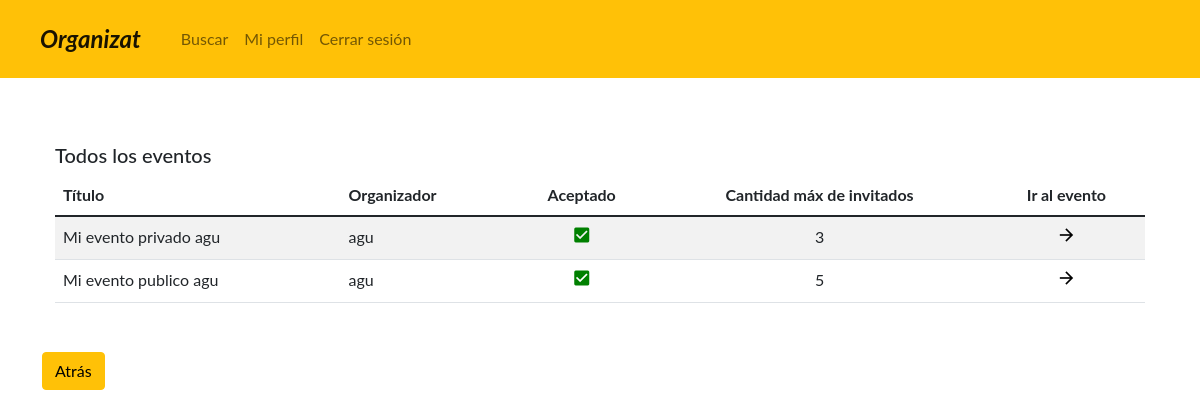
/profile/events/ (signed in), run on an earlier commit of the app's database.
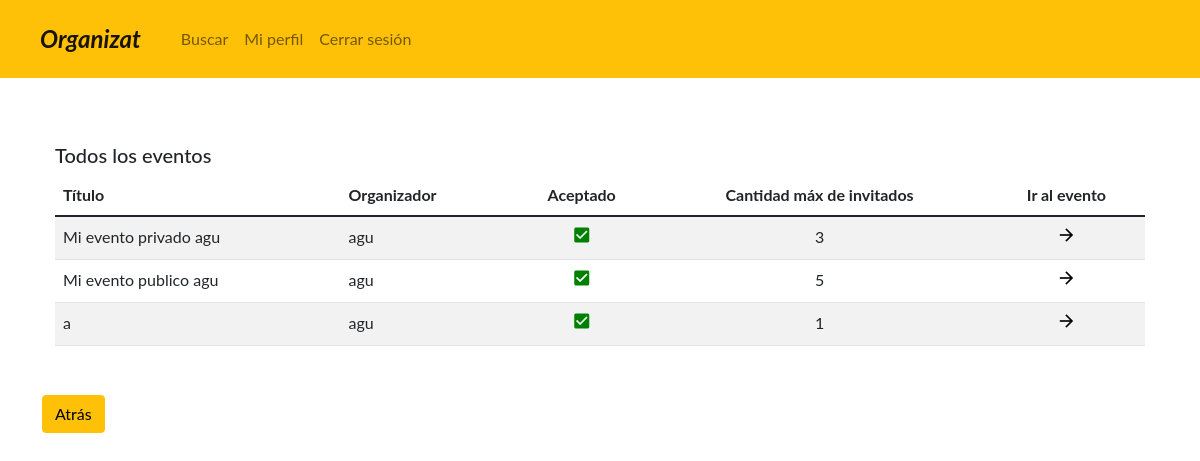
And on a later commit of the database.
### administrador/models.py (models this page shows, shortened)
class Invitation(models.Model):
    user = models.ForeignKey(User, on_delete=models.CASCADE, verbose_name="Integrate")
    event = models.ForeignKey(Event, on_delete=models.CASCADE, verbose_name="Evento")
    accepted_event = models.BooleanField(default=False, verbose_name="Aceptado")
    class Meta:
        verbose_name = 'Invitacion'
        verbose_name_plural = 'Invitaciones'

class Event(models.Model):
    name = models.CharField(max_length=40, blank=True, null=False, verbose_name='Nombre')
    owner = models.ForeignKey(User, on_delete=models.CASCADE, verbose_name="Organizador")
    description = models.TextField(max_length=255, blank=True, null=False, verbose_name='Descripcion')
    date_event_start = models.DateTimeField(default=datetime.today(), verbose_name='Fecha de alta del evento')
    date_event_end = models.DateTimeField(default=datetime.today(), verbose_name='Fecha de baja del evento')
    location = models.CharField(max_length=255, blank=True, null=False, verbose_name='Ubicación')
    event_link = models.URLField(max_length=200, verbose_name='Link')
    state = models.CharField(max_length=10, choices=STATES_EVENTO, verbose_name='Estado', null=True)
    max_guests = models.IntegerField(verbose_name='Capacidad máxima de invitados')
    visibility = models.CharField(max_length=14, choices=VISIBILITIES, verbose_name='Visibilidad')
    class Meta:
        verbose_name = 'Evento'
        verbose_name_plural = 'Eventos'

### administrador/views.py (the view)
def event_listing(request):
    event_list = Invitation.objects.filter(user_id=request.user.id)
    paginator = Paginator(event_list, 1)
    page_number = request.GET.get('page')
    page_obj = paginator.get_page(page_number)
    return render(request, 'invitations-by-profile.html', {'page_obj': page_obj,
                                                            'invitations': paginator.object_list})

### templates/invitations-by-profile.html
{% extends 'base.html' %}
{% block content %}
<div class="container py-3 my-3">
    <div class="container border border-white py-3 my-3">
            <p class="h5">Todos los eventos</p>
            <div class="table-responsive table-wrapper-scroll-y my-custom-scrollbar">
                <table class="table table-striped table-hover">
                    {% if invitations %}
                    <thead>
                    <tr>
                        <th>Título</th>
                        <th>Organizador</th>
                        <th class="text-center">Aceptado</th>
                        <th class="text-center">Cantidad máx de invitados</th>
                        <th class="text-center">Ir al evento</th>
                    </tr>
                    </thead>
                    <tbody>
                    {% for invitation in invitations %}
                        <tr>
                            <td>{{invitation.event.name}}</td>
                            <td>{{invitation.user.username}}</td>
                            {% if invitation.accepted_event %}
                                <td class="text-center">
                                    <a class="text-decoration-none text-black" href="{% url 'event_down' request.user.id invitation.event.event_link %}">
                                        <i class="material-icons" style="font-size:20px;color:green">check_box</i>
                                    </a>
                                </td>
                            {% else %}
                                <td class="text-center">
                                    <a class="text-decoration-none text-black" href="{% url 'event_up' request.user.id invitation.event.event_link %}">
                                        <i class="material-icons" style="font-size:20px;color:red">indeterminate_check_box</i>
                                    </a>
                                </td>
                            {% endif %}
                            <td class="text-center">{{invitation.event.max_guests}}</td>
                            <td class="text-center">
                                <a class="text-decoration-none text-black" href="{% url 'event' invitation.event.event_link %}">
                                    <i class="material-icons" style="font-size:20px">arrow_forward</i>
                                </a>
                            </td>
                        </tr>
                    {% endfor %}
                    </tbody>
                    {% else %}
                    <thead>
                        <tr>
                            <th>No existen invitaciones a eventos registrados</th>
                        </tr>
                    </thead>
                    {% endif %}
                </table>
            </div>
        </div>
    <a href="{% url 'profile' request.user.id %}">
           <button type="button" class="btn btn-warning">Atrás</button>
       </a>
</div>
{% endblock %}

### templates/base.html
{% include 'header.html' %}
<body>
    {% block content %}
    {% endblock %}
</body>

### templates/header.html (shortened to what this page needs)
<!DOCTYPE html>
<html lang="es">
{% load static %}
<head>
  <link href="https://cdn.jsdelivr.net/npm/bootstrap@5.1.3/dist/css/bootstrap.min.css" rel="stylesheet">  <link rel="stylesheet" href="https://fonts.googleapis.com/icon?family=Material+Icons">
  <link rel="stylesheet" href="{% static 'css/styles.css' %}" type="text/css">
</head>
<body>
<div class="container-fluid" id="cover_page">
    <nav class="navbar navbar-expand-lg navbar-light bg-light">
      <div class="container-fluid">
        <a class="nav-link active" aria-current="page" href="{% url 'home' %}"><div class="navbar-brand" id="logo">Organizat</div></a>
        <div class="collapse navbar-collapse" id="navbarNav">
          <ul class="navbar-nav">
            <li class="nav-item">
              <a class="nav-link" href="/search"> Buscar</a>
            </li>
              {% if not request.user.is_anonymous %}
                  <li class="nav-item">
                    <a class="nav-link" href="{% url 'profile' request.user.id %}">Mi perfil</a>
                  </li>
                  <li class="nav-item">
                    <a class="nav-link" href="{% url 'logout' %}">Cerrar sesión</a>
                  </li>
              {% endif %}
          </ul>
        </div>
      </div>
    </nav>
</div>
</body>
</html>

### static/css/styles.css (style rules this page uses)
body { font-family: "Lato", sans-serif; }
#cover_page { background-color: #ffc107 !important; }
nav.navbar.navbar-expand-lg.navbar-light.bg-light { background-color: #ffc107 !important; }
#logo { font-style: italic !important; font-weight: 700; font-size: 1.5rem; }

What changed in the data, as far as the page shows it:
added Invitation: event.name "a", user.username "agu", accepted_event True (drawn), event.max_guests "1"
